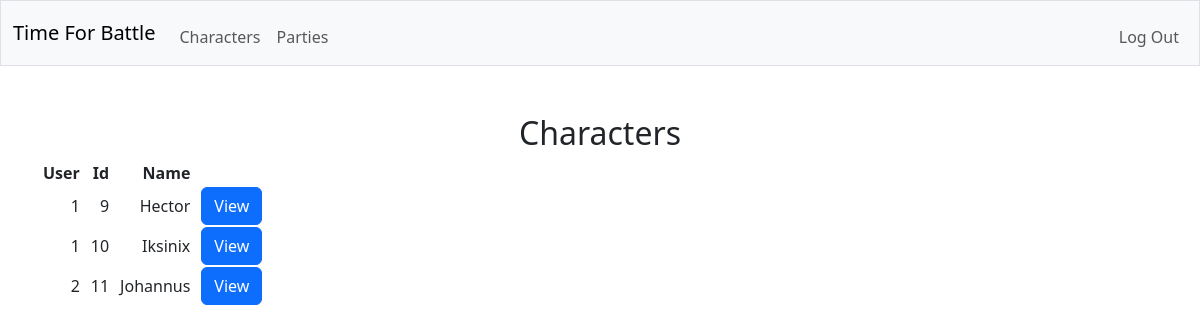
The page /character_list (signed in) on the database as committed earlier.
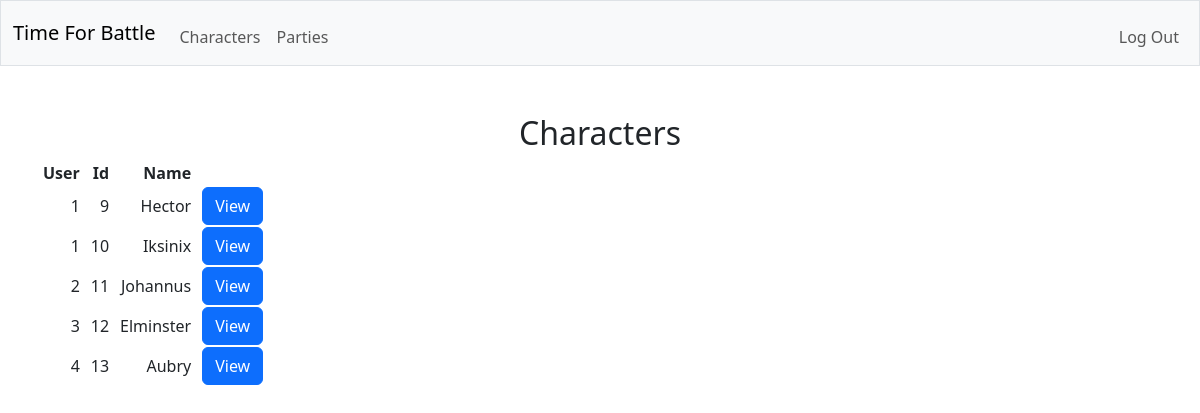
The same page on the database as committed later.
### tables this page shows
CREATE TABLE characters (id INTEGER PRIMARY KEY AUTOINCREMENT NOT NULL, user_id INTEGER NOT NULL, name TEXT NOT NULL, max_hitpoints INTEGER NOT NULL, prof_bonus INTEGER NOT NULL, FOREIGN KEY (user_id) REFERENCES users(id));

### app.py (the view)
@app.route("/character_list")
@login_required
def character_list():
    with sqlite3.connect(database) as conn:
        conn.row_factory = sqlite3.Row
        cur = conn.cursor()
        cur.execute(
            "SELECT * FROM characters"
        )
        characters = [dict(row) for row in cur.fetchall()]
    return render_template("character_list.html", characters=characters)

### helpers.py (called while the page is built)
def login_required(f):
    @wraps(f)
    def decorated_function(*args, **kwargs):
        if session.get("user_id") is None:
            return redirect("/login")
        return f(*args, **kwargs)
    return decorated_function

### templates/character_list.html (shortened to what this page needs)
{% extends "layout.html" %}
{% block main %}
    <h2>Characters</h2>
    <table>
        <thead>
            <tr>
                <th>User</th>
                <th>Id</th>
                <th>Name</th>
            </tr>
        </thead>
        <tbody>
            {% for character in characters %}
                <tr>
                    <td>{{ character.user_id }}</td>
                    <td>{{ character.id }}</td>
                    <td>{{ character.name }}</td>
                    <td>
                        <form action="/character/{{ character.id }}" method="get">
                            <button class="btn btn-primary" type="submit">View</button>
                        </form>
                    </td>
                </tr>
            {% endfor %}
        </tbody>
    </table>
{% endblock %}

### templates/layout.html (shortened to what this page needs)
<!DOCTYPE html>
<html lang="en">
    <head>
        <link href="https://cdn.jsdelivr.net/npm/bootstrap@5.3.8/dist/css/bootstrap.min.css" rel="stylesheet">
        <link href="/static/styles.css" rel="stylesheet">
    </head>
    <body>
        <nav class="bg-light border navbar navbar-expand-md navbar-light">
            <div class="container-fluid">
                <a class="navbar-brand" href="/"><span class="red">Time For Battle</span></a>
                <div class="collapse navbar-collapse" id="navbar">
                    {% if session["user_id"] %}
                        <ul class="navbar-nav me-auto mt-2">
                            <li class="nav-item"><a class="nav-link" href="/character_list">Characters</a></li>
                            <li class="nav-item"><a class="nav-link" href="/party_list">Parties</a></li>
                        </ul>
                        <ul class="navbar-nav ms-auto mt-2">
                            <li class="nav-item"><a class="nav-link" href="/logout">Log Out</a></li>
                        </ul>
                    {% else %}
                        <ul class="navbar-nav ms-auto mt-2">
                            <li class="nav-item"><a class="nav-link" href="/register">Register</a></li>
                            <li class="nav-item"><a class="nav-link" href="/login">Log In</a></li>
                        </ul>
                    {% endif %}
                </div>
            </div>
        </nav>
        <main class="container py-5 text-center">
            {% block main %}{% endblock %}
        </main>
    </body>
</html>

### static/styles.css (style rules this page uses)
th, td { text-align: right; padding-right: 10px; }

Rows that differ between the two databases and show on the page:
added characters: user_id "3", id "12", name "Elminster"
added characters: user_id "4", id "13", name "Aubry"
